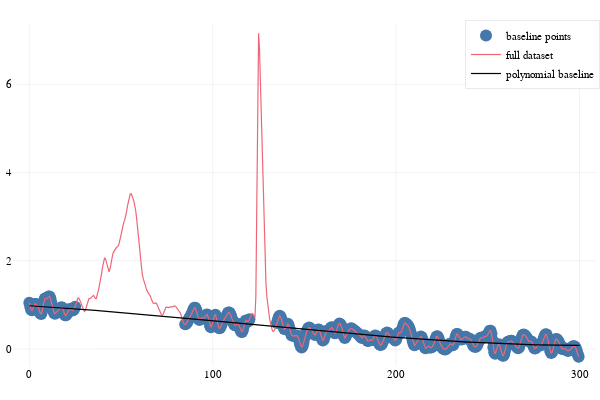

The cell this chart's notebook holds for it:
### Markdown cell above
Subtract polynomial:

### Code cell
dataset_baselinecorrected = let
    crv = stitch(crop(dataset, 0, 25), crop(dataset, 85, 120), crop(dataset, 135, 300))
    p = Polynomials.fit(crv.x, crv.y, 3)
    scatter(crv; label="baseline points")
    plot!(dataset; label="full dataset")
    plot!(p, 0, 300; label="polynomial baseline", color=:black) |> display
    Curve(dataset.x, dataset.y - p.(dataset.x))
end;

### Figure 1 — Plotly figure (JSON) as saved in the notebook; plotly's stock layout.template omitted (floating-point values rounded to 4 significant figures; data arrays with more than 128 entries replaced by an {"elided": "..."} marker saying what was removed)
{"data": [{"colorbar": {"title": {"text": ""}}, "legendgroup": "baseline points", "marker": {"color": "rgba(68, 119, 170, 1.000)", "line": {"color": "rgba(0, 0, 0, 1)", "width": 0}, "size": 12, "symbol": "circle"}, "mode": "markers", "name": "baseline points", "showlegend": true, "type": "scatter", "x": {"elided": "452 float values"}, "xaxis": "x", "y": {"elided": "452 float values"}, "yaxis": "y", "zmax": null, "zmin": null}, {"colorbar": {"title": {"text": ""}}, "legendgroup": "full dataset", "line": {"color": "rgba(238, 102, 119, 1.000)", "dash": "solid", "shape": "linear", "width": 1.2}, "mode": "lines", "name": "full dataset", "showlegend": true, "type": "scatter", "x": {"elided": "600 float values"}, "xaxis": "x", "y": {"elided": "600 float values"}, "yaxis": "y", "zmax": null, "zmin": null}, {"colorbar": {"title": {"text": ""}}, "legendgroup": "polynomial baseline", "line": {"color": "rgba(0, 0, 0, 1)", "dash": "solid", "shape": "linear", "width": 1.2}, "mode": "lines", "name": "polynomial baseline", "showlegend": true, "type": "scatter", "x": [0, 3, 6, 9, 12, 15, 18, 21, 24, 27, 30, 33, 36, 39, 42, 45, 48, 51, 54, 57, 60, 63, 66, 69, 72, 75, 78, 81, 84, 87, 90, 93, 96, 99, 102, 105, 108, 111, 114, 117, 120, 123, 126, 129, 132, 135, 138, 141, 144, 147, 150, 153, 156, 159, 162, 165, 168, 171, 174, 177, 180, 183, 186, 189, 192, 195, 198, 201, 204, 207, 210, 213, 216, 219, 222, 225, 228, 231, 234, 237, 240, 243, 246, 249, 252, 255, 258, 261, 264, 267, 270, 273, 276, 279, 282, 285, 288, 291, 294, 297, 300], "xaxis": "x", "y": [0.9814, 0.9738, 0.966, 0.958, 0.9497, 0.9413, 0.9326, 0.9237, 0.9147, 0.9054, 0.896, 0.8864, 0.8766, 0.8667, 0.8566, 0.8464, 0.836, 0.8254, 0.8148, 0.804, 0.7931, 0.7821, 0.771, 0.7597, 0.7484, 0.737, 0.7255, 0.714, 0.7023, 0.6906, 0.6789, 0.6671, 0.6552, 0.6433, 0.6314, 0.6194, 0.6075, 0.5955, 0.5835, 0.5715, 0.5595, 0.5475, 0.5356, 0.5236, 0.5117, 0.4998, 0.488, 0.4762, 0.4645, 0.4528, 0.4412, 0.4297, 0.4182, 0.4069, 0.3956, 0.3844, 0.3733, 0.3624, 0.3515, 0.3408, 0.3302, 0.3198, 0.3094, 0.2993, 0.2893, 0.2794, 0.2697, 0.2602, 0.2508, 0.2417, 0.2327, 0.2239, 0.2154, 0.207, 0.1989, 0.191, 0.1833, 0.1758, 0.1686, 0.1616, 0.1549, 0.1484, 0.1423, 0.1363, 0.1307, 0.1253, 0.1203, 0.1155, 0.111, 0.1068, 0.103, 0.09947, 0.09627, 0.0934, 0.09087, 0.08869, 0.08686, 0.08539, 0.08429, 0.08355, 0.08319], "yaxis": "y", "zmax": null, "zmin": null}], "layout": {"annotations": [], "height": 400, "legend": {"bgcolor": "rgba(255, 255, 255, 0.900)", "bordercolor": "rgba(34, 34, 85, 0.100)", "borderwidth": 1, "font": {"color": "rgba(0, 0, 0, 1)", "family": "sans-serif", "size": 11}, "title": {"font": {"color": "rgba(0, 0, 0, 1)", "family": "sans-serif", "size": 15}, "text": ""}, "tracegroupgap": 0, "traceorder": "normal", "x": 1, "xanchor": "auto", "y": 1, "yanchor": "auto"}, "margin": {"b": 20, "l": 0, "r": 0, "t": 20}, "paper_bgcolor": "rgba(255, 255, 255, 1.000)", "plot_bgcolor": "rgba(255, 255, 255, 1.000)", "showlegend": true, "width": 600, "xaxis": {"anchor": "y", "domain": [0.02138, 0.9934], "gridcolor": "rgba(34, 34, 85, 0.100)", "gridwidth": 0.5, "linecolor": "rgba(0, 0, 0, 1)", "mirror": false, "range": [-9, 309], "showgrid": true, "showline": false, "showticklabels": true, "tickangle": 0, "tickcolor": "rgba(0, 0, 0, 0)", "tickfont": {"color": "rgba(0, 0, 0, 1)", "family": "sans-serif", "size": 11}, "tickmode": "array", "ticks": "inside", "ticktext": ["0", "100", "200", "300"], "tickvals": [0, 100, 200, 300], "title": {"font": {"color": "rgba(0, 0, 0, 1)", "family": "sans-serif", "size": 15}, "text": ""}, "type": "linear", "visible": true, "zeroline": false, "zerolinecolor": "rgba(0, 0, 0, 1)"}, "yaxis": {"anchor": "x", "domain": [0.03762, 0.9902], "gridcolor": "rgba(34, 34, 85, 0.100)", "gridwidth": 0.5, "linecolor": "rgba(0, 0, 0, 1)", "mirror": false, "range": [-0.3944, 7.375], "showgrid": true, "showline": false, "showticklabels": true, "tickangle": 0, "tickcolor": "rgba(0, 0, 0, 0)", "tickfont": {"color": "rgba(0, 0, 0, 1)", "family": "sans-serif", "size": 11}, "tickmode": "array", "ticks": "inside", "ticktext": ["0", "2", "4", "6"], "tickvals": [0, 2, 4, 6], "title": {"font": {"color": "rgba(0, 0, 0, 1)", "family": "sans-serif", "size": 15}, "text": ""}, "type": "linear", "visible": true, "zeroline": false, "zerolinecolor": "rgba(0, 0, 0, 1)"}}}
